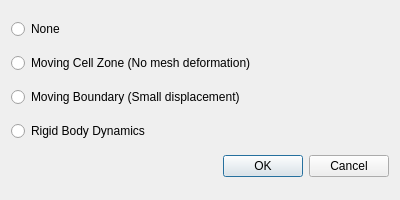
<?xml version="1.0" encoding="UTF-8"?>
<ui version="4.0">
 <class>MotionTypeDialog</class>
 <widget class="QDialog" name="MotionTypeDialog">
  <property name="geometry">
   <rect>
    <x>0</x>
    <y>0</y>
    <width>400</width>
    <height>200</height>
   </rect>
  </property>
  <property name="windowTitle">
   <string>Motion Type</string>
  </property>
  <layout class="QVBoxLayout" name="verticalLayout">
   <item>
    <widget class="QRadioButton" name="noneRadio">
     <property name="text">
      <string>None</string>
     </property>
    </widget>
   </item>
   <item>
    <widget class="QRadioButton" name="movingCellZoneRadio">
     <property name="text">
      <string>Moving Cell Zone (No mesh deformation)</string>
     </property>
    </widget>
   </item>
   <item>
    <widget class="QRadioButton" name="movingBoundaryRadio">
     <property name="text">
      <string>Moving Boundary (Small displacement)</string>
     </property>
    </widget>
   </item>
   <item>
    <widget class="QRadioButton" name="rigidBodyDynamicsRadio">
     <property name="text">
      <string>Rigid Body Dynamics</string>
     </property>
    </widget>
   </item>
   <item>
    <widget class="QDialogButtonBox" name="buttonBox">
     <property name="standardButtons">
      <set>QDialogButtonBox::StandardButton::Cancel|QDialogButtonBox::StandardButton::Ok</set>
     </property>
    </widget>
   </item>
  </layout>
 </widget>
 <resources/>
 <connections/>
</ui>
